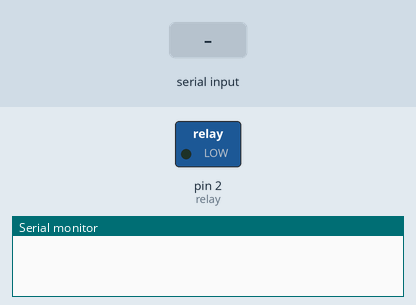
Simulated run of this sketch. Board: Arduino Uno, built with avr-gcc and run on an emulated ATmega328P. Shown: switched loads named in the sketch (green lamp = pin HIGH), the last lines printed to the serial monitor. The inputs (shaded band) are chosen by the test bench.

Above: at 1.2 s.
1.3 s: "a" received over Serial
At 1.8 s:
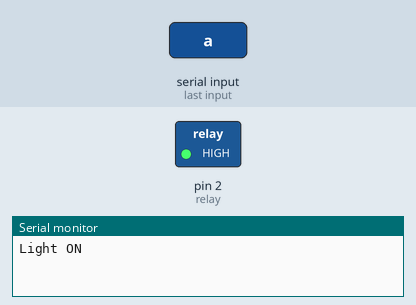
2.8 s: "b" received over Serial
At 4.1 s:
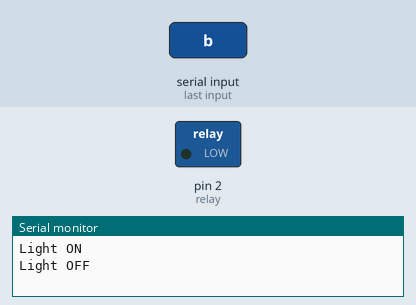
Timing chart, 0 to 5.8 s (numbered marks = the images above; inputs shaded):
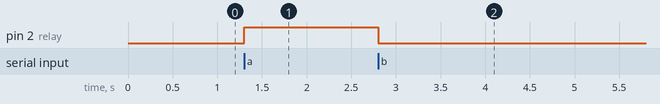

The sketch:

sketch_nov04a.ino
```cpp
// kiwano projects Er Ravi Borkar
//  PROJECT: Home Automation

//  Connections:
//  Arduino     Bluetooth   |    Arduino   Relay
  //RX(0)       TX          |    2         IN
//  TX(1)       RX          |    VCC       VCC
 // 5V          5V/3.3V     |    GND       GND
 // GND         GND         |
//*/

const int relay = 2;      //pin where Relay is connected
char data;                //variable to store data
void setup() {
  Serial.begin(9600);     //Begin serial communication
  pinMode(relay, OUTPUT); //make relay pin as output
}

void loop() {
  if (Serial.available() > 0) //if there is data on RX
  {
    data = Serial.read();     //save it inside variable
    if (data == 'a')
    { digitalWrite(relay, HIGH);  //Turn ON the Light
      Serial.println("Light ON");
    }
    if (data == 'b')
    { digitalWrite(relay, LOW);   //Turn OFF the Light
      Serial.println("Light OFF");
    }
  }
}
```

Measured:
- after the input at 1.3 s, pin 2 (relay): LOW → HIGH at once
- after the input at 2.8 s, pin 2 (relay): HIGH → LOW at once
